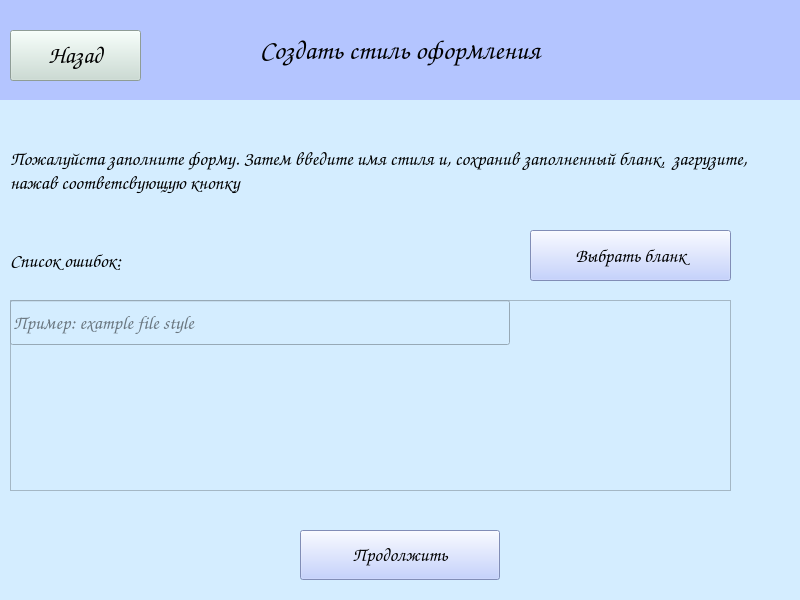
<?xml version="1.0" encoding="UTF-8"?>
<ui version="4.0">
 <class>createFileStyleWindow</class>
 <widget class="QMainWindow" name="createFileStyleWindow">
  <property name="windowModality">
   <enum>Qt::NonModal</enum>
  </property>
  <property name="geometry">
   <rect>
    <x>0</x>
    <y>0</y>
    <width>800</width>
    <height>600</height>
   </rect>
  </property>
  <property name="font">
   <font>
    <weight>50</weight>
    <bold>false</bold>
   </font>
  </property>
  <property name="windowTitle">
   <string>Experiment</string>
  </property>
  <property name="styleSheet">
   <string notr="true">background-color: rgb(212, 237, 255);</string>
  </property>
  <widget class="QWidget" name="centralwidget">
   <widget class="QLabel" name="hiLabel">
    <property name="geometry">
     <rect>
      <x>0</x>
      <y>0</y>
      <width>800</width>
      <height>100</height>
     </rect>
    </property>
    <property name="font">
     <font>
      <family>Comic Sans MS</family>
      <pointsize>20</pointsize>
      <weight>75</weight>
      <italic>false</italic>
      <bold>true</bold>
     </font>
    </property>
    <property name="layoutDirection">
     <enum>Qt::LeftToRight</enum>
    </property>
    <property name="autoFillBackground">
     <bool>false</bool>
    </property>
    <property name="styleSheet">
     <string notr="true">background-color: rgb(180, 197, 255);</string>
    </property>
    <property name="text">
     <string>Создать стиль оформления</string>
    </property>
    <property name="alignment">
     <set>Qt::AlignCenter</set>
    </property>
    <property name="wordWrap">
     <bool>true</bool>
    </property>
   </widget>
   <widget class="QLabel" name="infoLabel">
    <property name="geometry">
     <rect>
      <x>10</x>
      <y>120</y>
      <width>771</width>
      <height>101</height>
     </rect>
    </property>
    <property name="font">
     <font>
      <family>Comic Sans MS</family>
      <pointsize>14</pointsize>
      <weight>50</weight>
      <italic>false</italic>
      <bold>false</bold>
     </font>
    </property>
    <property name="layoutDirection">
     <enum>Qt::LeftToRight</enum>
    </property>
    <property name="autoFillBackground">
     <bool>false</bool>
    </property>
    <property name="styleSheet">
     <string notr="true"/>
    </property>
    <property name="text">
     <string>Пожалуйста заполните форму. Затем введите имя стиля и, сохранив заполненный бланк,  загрузите, нажав соответсвующую кнопку</string>
    </property>
    <property name="alignment">
     <set>Qt::AlignLeading|Qt::AlignLeft|Qt::AlignVCenter</set>
    </property>
    <property name="wordWrap">
     <bool>true</bool>
    </property>
    <property name="margin">
     <number>5</number>
    </property>
   </widget>
   <widget class="QPushButton" name="inputFilesButton">
    <property name="geometry">
     <rect>
      <x>530</x>
      <y>230</y>
      <width>201</width>
      <height>51</height>
     </rect>
    </property>
    <property name="font">
     <font>
      <family>Comic Sans MS</family>
      <pointsize>14</pointsize>
      <weight>75</weight>
      <bold>true</bold>
     </font>
    </property>
    <property name="styleSheet">
     <string notr="true">background-color: rgb(180, 197, 255);</string>
    </property>
    <property name="text">
     <string>Выбрать бланк</string>
    </property>
    <property name="default">
     <bool>false</bool>
    </property>
    <property name="flat">
     <bool>false</bool>
    </property>
   </widget>
   <widget class="QLabel" name="temporaryLabel">
    <property name="geometry">
     <rect>
      <x>10</x>
      <y>240</y>
      <width>501</width>
      <height>41</height>
     </rect>
    </property>
    <property name="font">
     <font>
      <family>Comic Sans MS</family>
      <pointsize>14</pointsize>
      <weight>50</weight>
      <italic>false</italic>
      <bold>false</bold>
     </font>
    </property>
    <property name="layoutDirection">
     <enum>Qt::LeftToRight</enum>
    </property>
    <property name="autoFillBackground">
     <bool>false</bool>
    </property>
    <property name="styleSheet">
     <string notr="true"/>
    </property>
    <property name="text">
     <string>Список ошибок:</string>
    </property>
    <property name="alignment">
     <set>Qt::AlignLeading|Qt::AlignLeft|Qt::AlignVCenter</set>
    </property>
    <property name="wordWrap">
     <bool>true</bool>
    </property>
    <property name="margin">
     <number>5</number>
    </property>
   </widget>
   <widget class="QPlainTextEdit" name="errorsPlainTextEdit">
    <property name="geometry">
     <rect>
      <x>10</x>
      <y>300</y>
      <width>721</width>
      <height>191</height>
     </rect>
    </property>
    <property name="font">
     <font>
      <family>Comic Sans MS</family>
      <pointsize>12</pointsize>
     </font>
    </property>
   </widget>
   <widget class="QLineEdit" name="styleNameLineEdit">
    <property name="geometry">
     <rect>
      <x>10</x>
      <y>300</y>
      <width>500</width>
      <height>45</height>
     </rect>
    </property>
    <property name="font">
     <font>
      <family>Comic Sans MS</family>
      <pointsize>14</pointsize>
     </font>
    </property>
    <property name="placeholderText">
     <string>Пример: example file style</string>
    </property>
   </widget>
   <widget class="QPushButton" name="backButton">
    <property name="geometry">
     <rect>
      <x>10</x>
      <y>30</y>
      <width>131</width>
      <height>51</height>
     </rect>
    </property>
    <property name="font">
     <font>
      <family>Comic Sans MS</family>
      <pointsize>18</pointsize>
      <weight>75</weight>
      <bold>true</bold>
     </font>
    </property>
    <property name="styleSheet">
     <string notr="true">background-color: rgb(200, 220, 210);</string>
    </property>
    <property name="text">
     <string>Назад</string>
    </property>
    <property name="default">
     <bool>false</bool>
    </property>
    <property name="flat">
     <bool>false</bool>
    </property>
   </widget>
   <widget class="QPushButton" name="continueButton">
    <property name="geometry">
     <rect>
      <x>300</x>
      <y>530</y>
      <width>200</width>
      <height>50</height>
     </rect>
    </property>
    <property name="font">
     <font>
      <family>Comic Sans MS</family>
      <pointsize>14</pointsize>
      <weight>75</weight>
      <bold>true</bold>
     </font>
    </property>
    <property name="styleSheet">
     <string notr="true">background-color: rgb(180, 197, 255);</string>
    </property>
    <property name="text">
     <string>Продолжить</string>
    </property>
    <property name="default">
     <bool>false</bool>
    </property>
    <property name="flat">
     <bool>false</bool>
    </property>
   </widget>
  </widget>
 </widget>
 <resources/>
 <connections/>
</ui>
